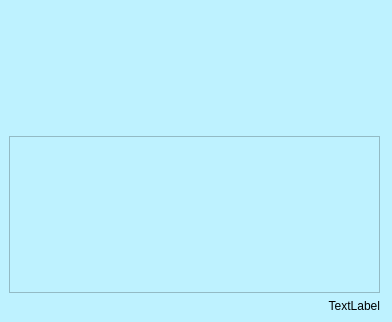
<?xml version="1.0" encoding="UTF-8"?>
<ui version="4.0">
 <class>Message</class>
 <widget class="QWidget" name="Message">
  <property name="geometry">
   <rect>
    <x>0</x>
    <y>0</y>
    <width>392</width>
    <height>322</height>
   </rect>
  </property>
  <property name="windowTitle">
   <string>Form</string>
  </property>
  <property name="styleSheet">
   <string notr="true">background-color: rgb(190, 242, 255);
</string>
  </property>
  <widget class="QWidget" name="verticalLayoutWidget">
   <property name="geometry">
    <rect>
     <x>9</x>
     <y>10</y>
     <width>371</width>
     <height>303</height>
    </rect>
   </property>
   <layout class="QVBoxLayout" name="verticalLayout">
    <item>
     <widget class="QLabel" name="label_Image">
      <property name="minimumSize">
       <size>
        <width>100</width>
        <height>120</height>
       </size>
      </property>
      <property name="text">
       <string/>
      </property>
     </widget>
    </item>
    <item>
     <widget class="QTextBrowser" name="textBrowser">
      <property name="html">
       <string>&lt;!DOCTYPE HTML PUBLIC &quot;-//W3C//DTD HTML 4.0//EN&quot; &quot;http://www.w3.org/TR/REC-html40/strict.dtd&quot;&gt;
&lt;html&gt;&lt;head&gt;&lt;meta name=&quot;qrichtext&quot; content=&quot;1&quot; /&gt;&lt;meta charset=&quot;utf-8&quot; /&gt;&lt;style type=&quot;text/css&quot;&gt;
p, li { white-space: pre-wrap; }
hr { height: 1px; border-width: 0; }
li.unchecked::marker { content: &quot;\2610&quot;; }
li.checked::marker { content: &quot;\2612&quot;; }
&lt;/style&gt;&lt;/head&gt;&lt;body style=&quot; font-family:'Segoe UI'; font-size:10.5pt; font-weight:400; font-style:normal;&quot;&gt;
&lt;p style=&quot;-qt-paragraph-type:empty; margin-top:0px; margin-bottom:0px; margin-left:0px; margin-right:0px; -qt-block-indent:0; text-indent:0px;&quot;&gt;&lt;br /&gt;&lt;/p&gt;&lt;/body&gt;&lt;/html&gt;</string>
      </property>
     </widget>
    </item>
    <item>
     <widget class="QLabel" name="label_Time">
      <property name="text">
       <string>TextLabel</string>
      </property>
      <property name="alignment">
       <set>Qt::AlignBottom|Qt::AlignRight|Qt::AlignTrailing</set>
      </property>
     </widget>
    </item>
   </layout>
  </widget>
 </widget>
 <resources/>
 <connections/>
</ui>
